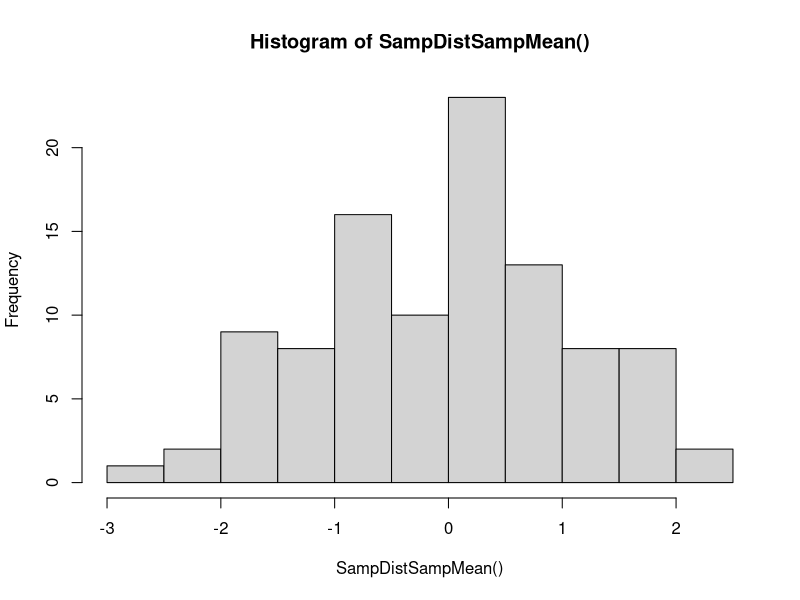

Here is the R script that generated this plot:

SampDistSampMean = function(n = 100, simulations = 1000, Dist = "Norm", mean = 0, sd = 1)
{
  xbar_holder = numeric(n)
  TheSample = numeric(n)
  for(i in 1:simulations)     # for loop to make "simulation" number of xbars
  {
    if(Dist == "Norm") TheSample = rnorm(n,mean,sd)
    if(Dist == "Uni")  TheSample = runif(n)
    if(Dist == "Exp") TheSample = rexp(n)
    
    sampMean = mean(TheSample)  
    
    xbar_holder[i] = sampMean
    
  }
  return(TheSample)   # we want to return the "simulation" number of xbars. 
}

hist(SampDistSampMean())

